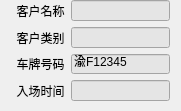
   <widget class="QWidget" name="widget3" native="true">
    <property name="geometry">
     <rect>
      <x>200</x>
      <y>180</y>
      <width>181</width>
      <height>111</height>
     </rect>
    </property>
    <property name="minimumSize">
     <size>
      <width>0</width>
      <height>111</height>
     </size>
    </property>
    <property name="maximumSize">
     <size>
      <width>16777215</width>
      <height>111</height>
     </size>
    </property>
    <widget class="QWidget" name="formLayoutWidget_4">
     <property name="geometry">
      <rect>
       <x>10</x>
       <y>0</y>
       <width>160</width>
       <height>101</height>
      </rect>
     </property>
     <layout class="QFormLayout" name="formLayout3">
      <item row="0" column="0">
       <widget class="QLabel" name="lblCustomerName3">
        <property name="text">
         <string>  客户名称</string>
        </property>
       </widget>
      </item>
      <item row="1" column="0">
       <widget class="QLabel" name="lblCustomerCategory3">
        <property name="text">
         <string>  客户类别</string>
        </property>
       </widget>
      </item>
      <item row="2" column="0">
       <widget class="QLabel" name="lblPlate3">
        <property name="text">
         <string>  车牌号码</string>
        </property>
       </widget>
      </item>
      <item row="3" column="0">
       <widget class="QLabel" name="lblEnterTime3">
        <property name="text">
         <string>  入场时间</string>
        </property>
       </widget>
      </item>
      <item row="0" column="1">
       <widget class="QLineEdit" name="edtName3">
        <property name="styleSheet">
         <string notr="true">background-color: rgb(229, 229, 229);</string>
        </property>
        <property name="readOnly">
         <bool>true</bool>
        </property>
       </widget>
      </item>
      <item row="1" column="1">
       <widget class="QLineEdit" name="edtCustomerCategory3">
        <property name="styleSheet">
         <string notr="true">background-color: rgb(229, 229, 229);</string>
        </property>
        <property name="readOnly">
         <bool>true</bool>
        </property>
       </widget>
      </item>
      <item row="2" column="1">
       <widget class="QLineEdit" name="edtPlateID3">
        <property name="styleSheet">
         <string notr="true">background-color: rgb(229, 229, 229);</string>
        </property>
        <property name="text">
         <string>渝F12345</string>
        </property>
        <property name="readOnly">
         <bool>true</bool>
        </property>
       </widget>
      </item>
      <item row="3" column="1">
       <widget class="QLineEdit" name="edtEnterTime3">
        <property name="styleSheet">
         <string notr="true">background-color: rgb(229, 229, 229);</string>
        </property>
        <property name="readOnly">
         <bool>true</bool>
        </property>
       </widget>
      </item>
     </layout>
    </widget>
   </widget>
